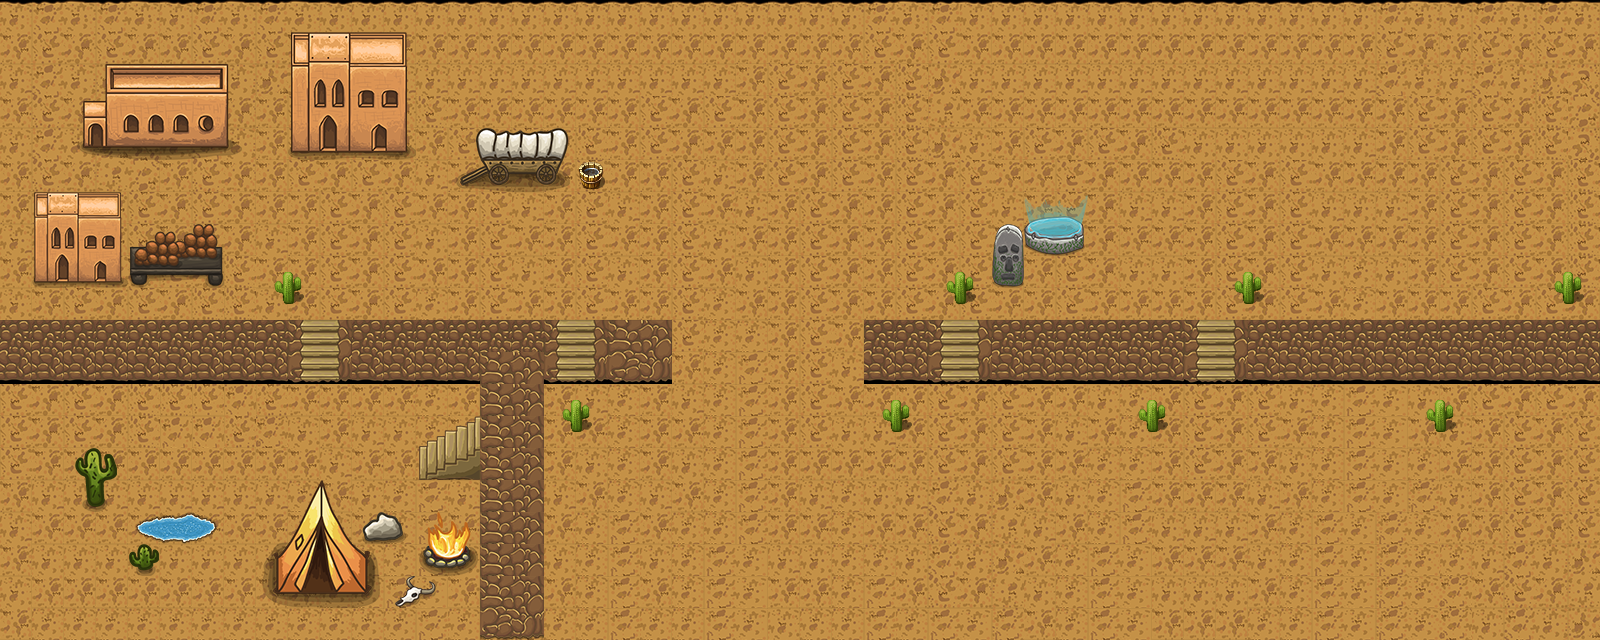

A level layout from a 2D game, rendered from its tile map. Below: a short description, then the map file with tile-grid data replaced by summaries:
An orthogonal 50x20 tile map with 32x32 px tiles, 2 tile layers (ground, buildings), 4 tilesets.

<map version="1.10" tiledversion="1.10.2" orientation="orthogonal" renderorder="right-down" width="50" height="20" tilewidth="32" tileheight="32" infinite="0" nextlayerid="3" nextobjectid="1">
 <tileset firstgid="1" name="desert2" tilewidth="32" tileheight="32" tilecount="629" columns="17">
  <image source="desert2.png" width="544" height="1184" />
 </tileset>
 <tileset firstgid="630" name="desert1" tilewidth="32" tileheight="32" tilecount="256" columns="16">
  <image source="desert1.png" width="512" height="512" />
 </tileset>
 <tileset firstgid="886" name="desert3" tilewidth="32" tileheight="32" tilecount="234" columns="13">
  <image source="desert3.png" width="416" height="576" />
 </tileset>
 <tileset firstgid="1120" name="desert4" tilewidth="32" tileheight="32" tilecount="256" columns="16">
  <image source="desert4.png" width="512" height="512" />
 </tileset>
 <layer id="1" name="ground" width="50" height="20">
  <data>[1000 cells, 1000 non-empty, 51 distinct tile ids]</data>
 </layer>
 <layer id="2" name="buildings" width="50" height="20">
  <data>[1000 cells, 149 non-empty, 107 distinct tile ids]</data>
 </layer>
</map>
